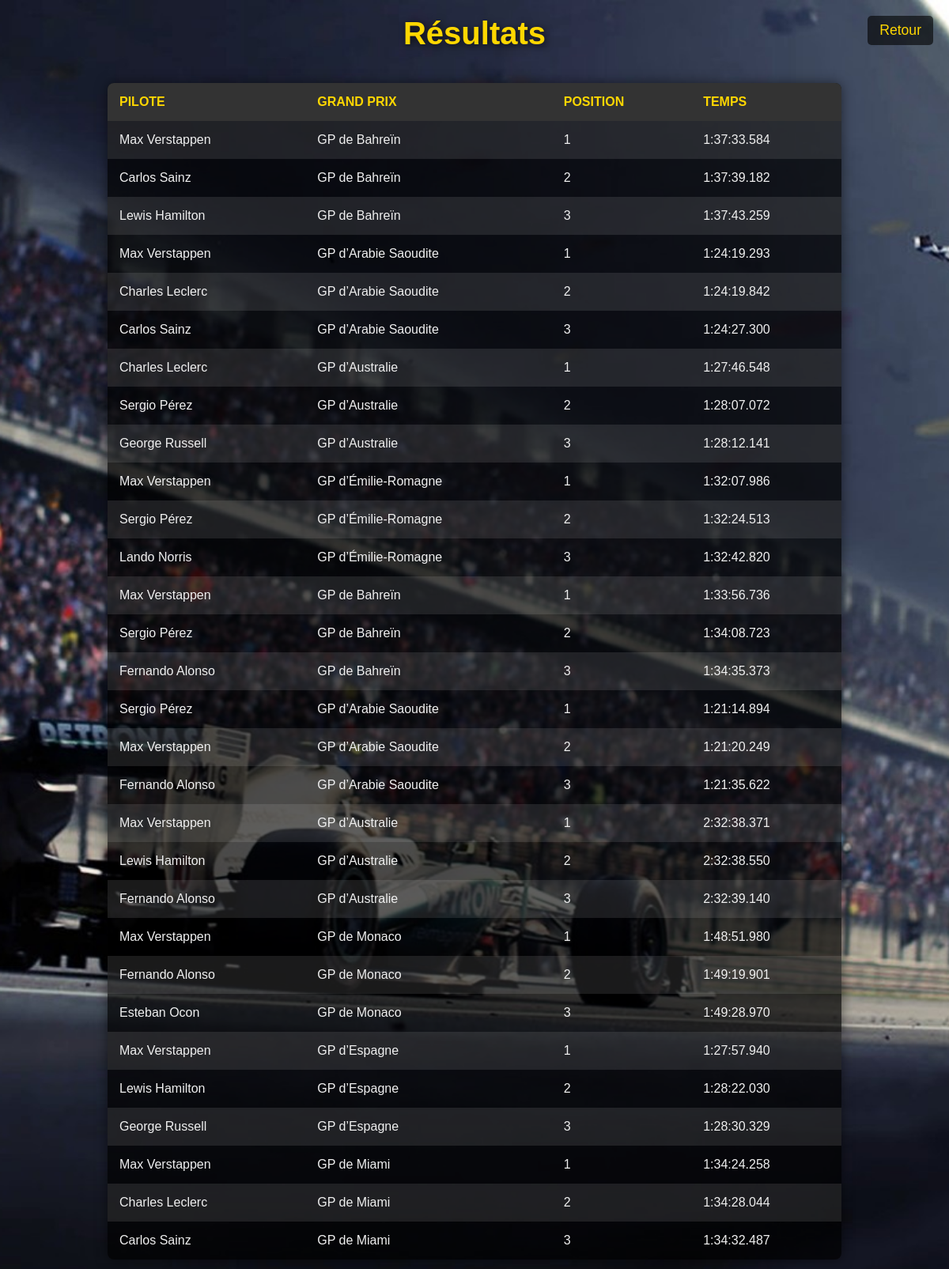
/participe, run on the app's committed database.
### tables this page shows
CREATE TABLE participe 
(id INTEGER PRIMARY KEY AUTOINCREMENT, id_pilote INTEGER, id_gp INTEGER, position INT, temps TEXT);

CREATE TABLE pilote 
(id_pilote INTEGER PRIMARY KEY AUTOINCREMENT, nom TEXT, prénom TEXT, nationalité TEXT, date_naissance DATE);

CREATE TABLE gp 
(id_gp INTEGER PRIMARY KEY AUTOINCREMENT, nom TEXT, date DATE, id_circuit INTEGER);

### app.py (the view)
@app.route('/participe')
def participe():
    requete_sql = 'SELECT pilote.nom, pilote.prénom, gp.nom, participe.position, participe.temps '
    requete_sql += 'FROM participe '
    requete_sql += 'JOIN pilote ON pilote.id_pilote = participe.id_pilote '
    requete_sql += 'JOIN gp ON gp.id_gp = participe.id_gp'
    result = envoie_requete(requete_sql)
    return render_template('participe.html', data=result)

### app.py (called while the page is built)
def envoie_requete(req):
    conn = sqlite3.connect(r"C:\Users\mbowm\OneDrive\Dokumente\projet\NSI\Projet\ProjetNSI/SF.db")
    cur = conn.cursor()
    cur.execute(req)
    result = cur.fetchall()
    conn.commit()
    cur.close()
    conn.close()
    return result

### templates/participe.html (shortened to what this page needs)
<!DOCTYPE html>
<html lang="fr">
<head>
</head>
<body>
    <h1>Résultats</h1>
    <table>
        <tr>
            <th>Pilote</th>
            <th>Grand Prix</th>
            <th>Position</th>
            <th>Temps</th>
        </tr>
        {% for item in data %}
        <tr>
            <td>{{ item[1] }} {{ item[0] }}</td>
            <td>{{ item[2] }}</td>
            <td>{{ item[3] }}</td>
            <td>{{ item[4] }}</td>
         </tr>
        {% endfor %}
    </table>
    <a href="/">Retour</a>
</body>
</html>

### templates/participe.html (style rules this page uses)
* { margin: 0; padding: 0; box-sizing: border-box; font-family: Arial, sans-serif; }
body { background-image: url("static/Background2.jpg"); background-size: cover; background-attachment: fixed; background-position: center; display: flex; flex-direction: column; align-items: center; padding: 20px; color: #f0f0f0; }
h1 { font-size: 2.5em; color: #FFD700; text-shadow: 2px 2px 10px rgba(0, 0, 0, 0.7); margin-bottom: 20px; }
a[href="/"] { position: absolute; top: 20px; right: 20px; color: #FFD700; font-size: 1.1em; text-decoration: none; background-color: rgba(0, 0, 0, 0.6); padding: 8px 15px; border-radius: 5px; transition: background-color 0.3s ease; }
table { width: 80%; border-collapse: collapse; background-color: rgba(0, 0, 0, 0.7); margin-top: 20px; border-radius: 8px; overflow: hidden; box-shadow: 0px 0px 15px rgba(0, 0, 0, 0.5); }
th, td { padding: 15px; text-align: left; color: #f0f0f0; }
th { background-color: #333; color: #FFD700; font-weight: bold; text-transform: uppercase; }
tr:nth-child(even) { background-color: rgba(255, 255, 255, 0.1); }

### data on the page
participe: prénom "Max", nom "Verstappen", nom "GP de Bahreïn", position "1", temps "1:37:33.584"
participe: prénom "Carlos", nom "Sainz", nom "GP de Bahreïn", position "2", temps "1:37:39.182"
participe: prénom "Lewis", nom "Hamilton", nom "GP de Bahreïn", position "3", temps "1:37:43.259"
participe: prénom "Max", nom "Verstappen", nom "GP d’Arabie Saoudite", position "1", temps "1:24:19.293"
participe: prénom "Charles", nom "Leclerc", nom "GP d’Arabie Saoudite", position "2", temps "1:24:19.842"
participe: prénom "Carlos", nom "Sainz", nom "GP d’Arabie Saoudite", position "3", temps "1:24:27.300"
participe: prénom "Charles", nom "Leclerc", nom "GP d’Australie", position "1", temps "1:27:46.548"
participe: prénom "Sergio", nom "Pérez", nom "GP d’Australie", position "2", temps "1:28:07.072"
participe: prénom "George", nom "Russell", nom "GP d’Australie", position "3", temps "1:28:12.141"
participe: prénom "Max", nom "Verstappen", nom "GP d’Émilie-Romagne", position "1", temps "1:32:07.986"
participe: prénom "Sergio", nom "Pérez", nom "GP d’Émilie-Romagne", position "2", temps "1:32:24.513"
participe: prénom "Lando", nom "Norris", nom "GP d’Émilie-Romagne", position "3", temps "1:32:42.820"
participe: prénom "Max", nom "Verstappen", nom "GP de Bahreïn", position "1", temps "1:33:56.736"
participe: prénom "Sergio", nom "Pérez", nom "GP de Bahreïn", position "2", temps "1:34:08.723"
participe: prénom "Fernando", nom "Alonso", nom "GP de Bahreïn", position "3", temps "1:34:35.373"
participe: prénom "Sergio", nom "Pérez", nom "GP d’Arabie Saoudite", position "1", temps "1:21:14.894"
participe: prénom "Max", nom "Verstappen", nom "GP d’Arabie Saoudite", position "2", temps "1:21:20.249"
participe: prénom "Fernando", nom "Alonso", nom "GP d’Arabie Saoudite", position "3", temps "1:21:35.622"
participe: prénom "Max", nom "Verstappen", nom "GP d’Australie", position "1", temps "2:32:38.371"
participe: prénom "Lewis", nom "Hamilton", nom "GP d’Australie", position "2", temps "2:32:38.550"
participe: prénom "Fernando", nom "Alonso", nom "GP d’Australie", position "3", temps "2:32:39.140"
participe: prénom "Max", nom "Verstappen", nom "GP de Monaco", position "1", temps "1:48:51.980"
participe: prénom "Fernando", nom "Alonso", nom "GP de Monaco", position "2", temps "1:49:19.901"
participe: prénom "Esteban", nom "Ocon", nom "GP de Monaco", position "3", temps "1:49:28.970"
participe: prénom "Max", nom "Verstappen", nom "GP d’Espagne", position "1", temps "1:27:57.940"
participe: prénom "Lewis", nom "Hamilton", nom "GP d’Espagne", position "2", temps "1:28:22.030"
participe: prénom "George", nom "Russell", nom "GP d’Espagne", position "3", temps "1:28:30.329"
participe: prénom "Max", nom "Verstappen", nom "GP de Miami", position "1", temps "1:34:24.258"
participe: prénom "Charles", nom "Leclerc", nom "GP de Miami", position "2", temps "1:34:28.044"
participe: prénom "Carlos", nom "Sainz", nom "GP de Miami", position "3", temps "1:34:32.487"
